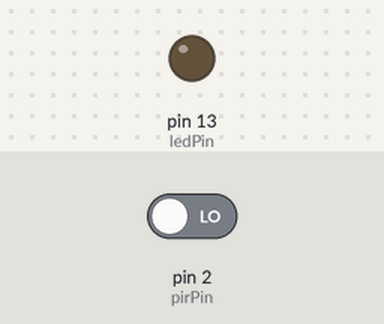
The sketch below on a simulated Arduino Uno, built with avr-gcc and run on an emulated ATmega328P. Shown: output pins drawn as LEDs (lit = HIGH). The test bench sets the inputs (shaded band); at power-on: pin 2 (pirPin) LOW.

Above: at 10.8 s.
10.9 s: pin 2 (pirPin) driven HIGH
At 11.7 s:
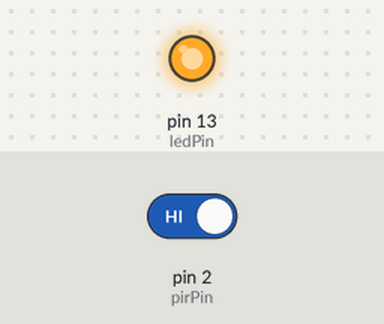
12.6 s: pin 2 (pirPin) driven LOW
At 14.0 s:
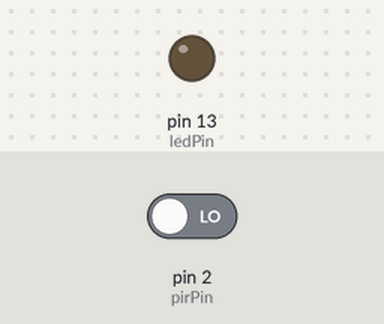
Timing chart, 0 to 15.6 s (numbered marks = the images above; inputs shaded):
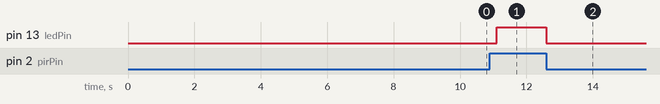

Measured:
- after the input at 10.9 s, pin 13 (ledPin): LOW → HIGH after 0.20 s
- after the input at 12.6 s, pin 13 (ledPin): HIGH → LOW at once

The sketch:

PIR_motion_sensor.ino
```cpp
int ledPin = 13;
int pirPin = 2;

int pirValue;

void setup() {
  pinMode(ledPin, OUTPUT);
  pinMode(pirPin, INPUT);

  digitalWrite(ledPin, LOW);
  delay(9600);
}

void loop() {
  pirValue = digitalRead(pirPin);
  digitalWrite(ledPin, pirValue);
  Serial.print(pirValue);
  Serial.println();
  delay(500);
}
```
